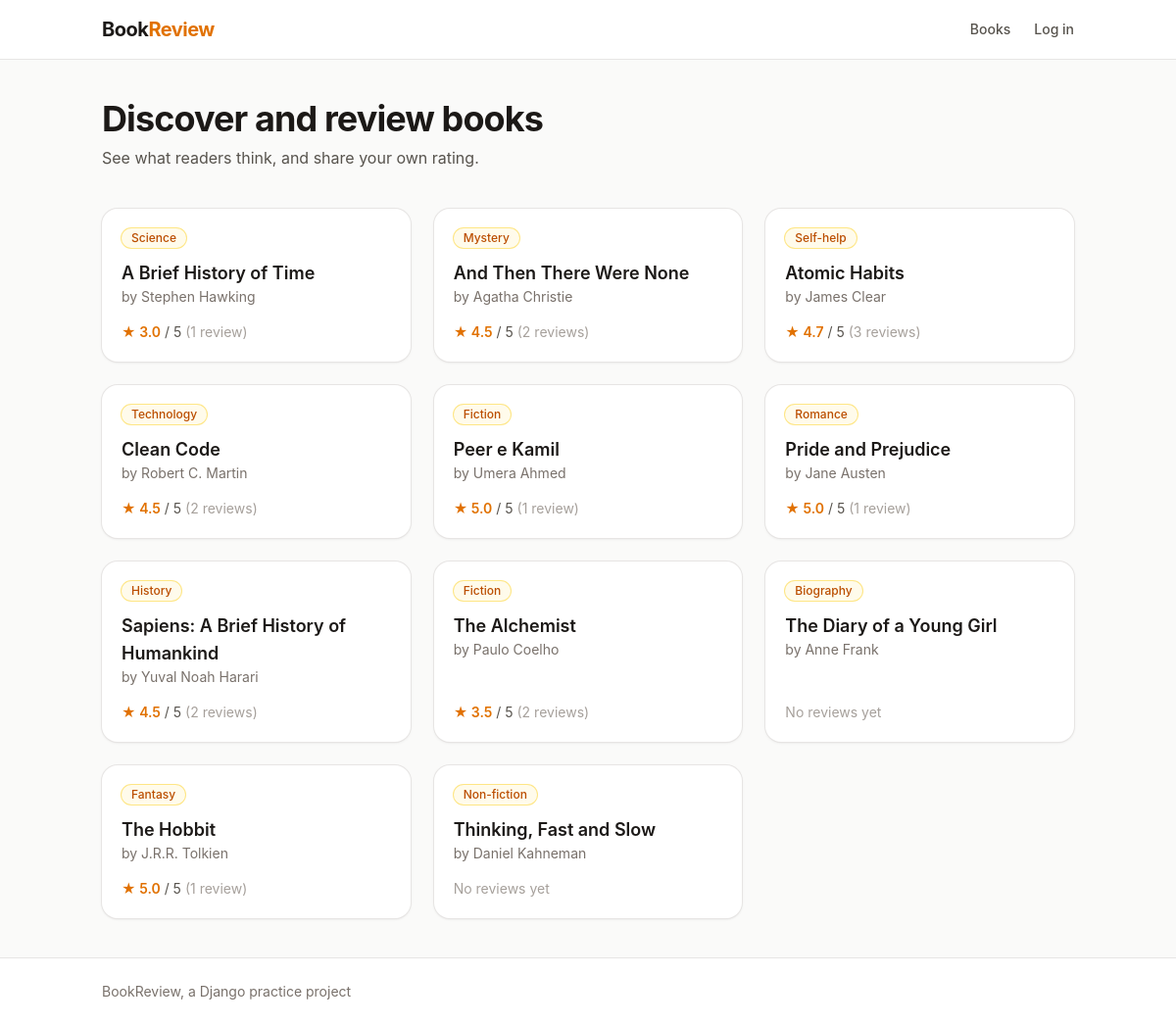
The page / on the database its author committed.
### book/models.py (models this page shows, shortened)
class Book(models.Model):
    title = models.CharField(max_length=200)
    author = models.CharField(max_length=100)
    genre = models.CharField(max_length=20, choices=GENRE_CHOICES)
    description = models.TextField(blank=True)
    published_year = models.PositiveIntegerField(null=True, blank=True)
    created_at = models.DateTimeField(auto_now_add=True)
    class Meta:
        ordering = ['title']
    def get_absolute_url(self):
        return reverse('book_detail', args=[self.pk])
    def average_rating(self):
        return self.reviews.aggregate(avg=models.Avg('rating'))['avg']

### book/views.py (the view)
# urls.py: 2. Add a URL to urlpatterns:  path('', views.home, name='home')
def home(request):
    books = Book.objects.all()
    return render(request, 'book/home.html', {'books': books})

### book/templates/book/home.html (shortened to what this page needs)
{% extends 'book/base.html' %}
{% block content %}
<section class="mb-10 flex flex-wrap items-end justify-between gap-4">
  <div>
    <h1 class="text-3xl font-bold tracking-tight text-stone-900 sm:text-4xl">Discover and review books</h1>
    <p class="mt-2 text-stone-600">See what readers think, and share your own rating.</p>
  </div>
</section>
<div class="grid gap-6 sm:grid-cols-2 lg:grid-cols-3">
  {% for book in books %}
  <a href="{{ book.get_absolute_url }}" class="group flex flex-col rounded-2xl bg-white p-5 shadow-sm ring-1 ring-stone-200 transition hover:shadow-md hover:ring-amber-300">
    <span class="w-fit rounded-full bg-amber-50 px-2.5 py-0.5 text-xs font-medium text-amber-700 ring-1 ring-amber-200">
      {{ book.get_genre_display }}
    </span>
    <h2 class="mt-3 text-lg font-semibold text-stone-900 group-hover:text-amber-700">{{ book.title }}</h2>
    <p class="text-sm text-stone-500">by {{ book.author }}</p>
    {% with avg=book.average_rating %}
    <p class="mt-auto pt-4 text-sm text-stone-600">
      {% if avg %}
      <span class="font-semibold text-amber-600">&#9733; {{ avg|floatformat:1 }}</span> / 5
      <span class="text-stone-400">({{ book.reviews.count }} review{{ book.reviews.count|pluralize }})</span>
      {% else %}
      <span class="text-stone-400">No reviews yet</span>
      {% endif %}
    </p>
    {% endwith %}
  </a>
  {% empty %}
  <div class="rounded-2xl border border-dashed border-stone-300 p-10 text-center text-stone-500 sm:col-span-2 lg:col-span-3">
    No books yet.
    {% if user.is_staff %}<a href="{% url 'add_book' %}" class="font-medium text-amber-700 underline">Add the first one</a>.{% endif %}
  </div>
  {% endfor %}
</div>
{% endblock content %}

### book/templates/book/base.html (shortened to what this page needs)
{% load static %}
<!doctype html>
<html lang="en">
  <head>
    <link rel="stylesheet" href="{% static 'book/css/main.css' %}">
  </head>
  <body class="flex min-h-screen flex-col bg-stone-50 text-stone-800 antialiased">
    <header class="border-b border-stone-200 bg-white">
      <div class="mx-auto flex max-w-5xl items-center justify-between px-4 py-4">
        <a href="{% url 'home' %}" class="text-xl font-bold tracking-tight text-stone-900">
          Book<span class="text-amber-600">Review</span>
        </a>
        <nav class="flex items-center gap-6 text-sm font-medium text-stone-600">
          <a href="{% url 'home' %}" class="hover:text-stone-900">Books</a>
          {% if user.is_authenticated %}
          <span class="text-stone-400">Hi, {{ user.username }}</span>
          <form method="post" action="{% url 'logout' %}">
            {% csrf_token %}
            <button type="submit" class="font-medium hover:text-stone-900">Log out</button>
          </form>
          {% else %}
          <a href="{% url 'login' %}" class="hover:text-stone-900">Log in</a>
          {% endif %}
        </nav>
      </div>
    </header>
    <main class="mx-auto w-full max-w-5xl flex-1 px-4 py-10">
      {% block content %}{% endblock content %}
    </main>
    <footer class="border-t border-stone-200 bg-white">
      <div class="mx-auto max-w-5xl px-4 py-6 text-sm text-stone-500">
        BookReview, a Django practice project
      </div>
    </footer>
  </body>
</html>

### rows shown on the page
Book: genre "Science", title "A Brief History of Time", author "Stephen Hawking", average_rating "3.0", reviews.count "1"
Book: genre "Mystery", title "And Then There Were None", author "Agatha Christie", average_rating "4.5", reviews.count "2"
Book: genre "Self-help", title "Atomic Habits", author "James Clear", average_rating "4.7", reviews.count "3"
Book: genre "Technology", title "Clean Code", author "Robert C. Martin", average_rating "4.5", reviews.count "2"
Book: genre "Fiction", title "Peer e Kamil", author "Umera Ahmed", average_rating "5.0", reviews.count "1"
Book: genre "Romance", title "Pride and Prejudice", author "Jane Austen", average_rating "5.0", reviews.count "1"
Book: genre "History", title "Sapiens: A Brief History of Humankind", author "Yuval Noah Harari", average_rating "4.5", reviews.count "2"
Book: genre "Fiction", title "The Alchemist", author "Paulo Coelho", average_rating "3.5", reviews.count "2"
Book: genre "Biography", title "The Diary of a Young Girl", author "Anne Frank", shows "No reviews yet"
Book: genre "Fantasy", title "The Hobbit", author "J.R.R. Tolkien", average_rating "5.0", reviews.count "1"
Book: genre "Non-fiction", title "Thinking, Fast and Slow", author "Daniel Kahneman", shows "No reviews yet"
